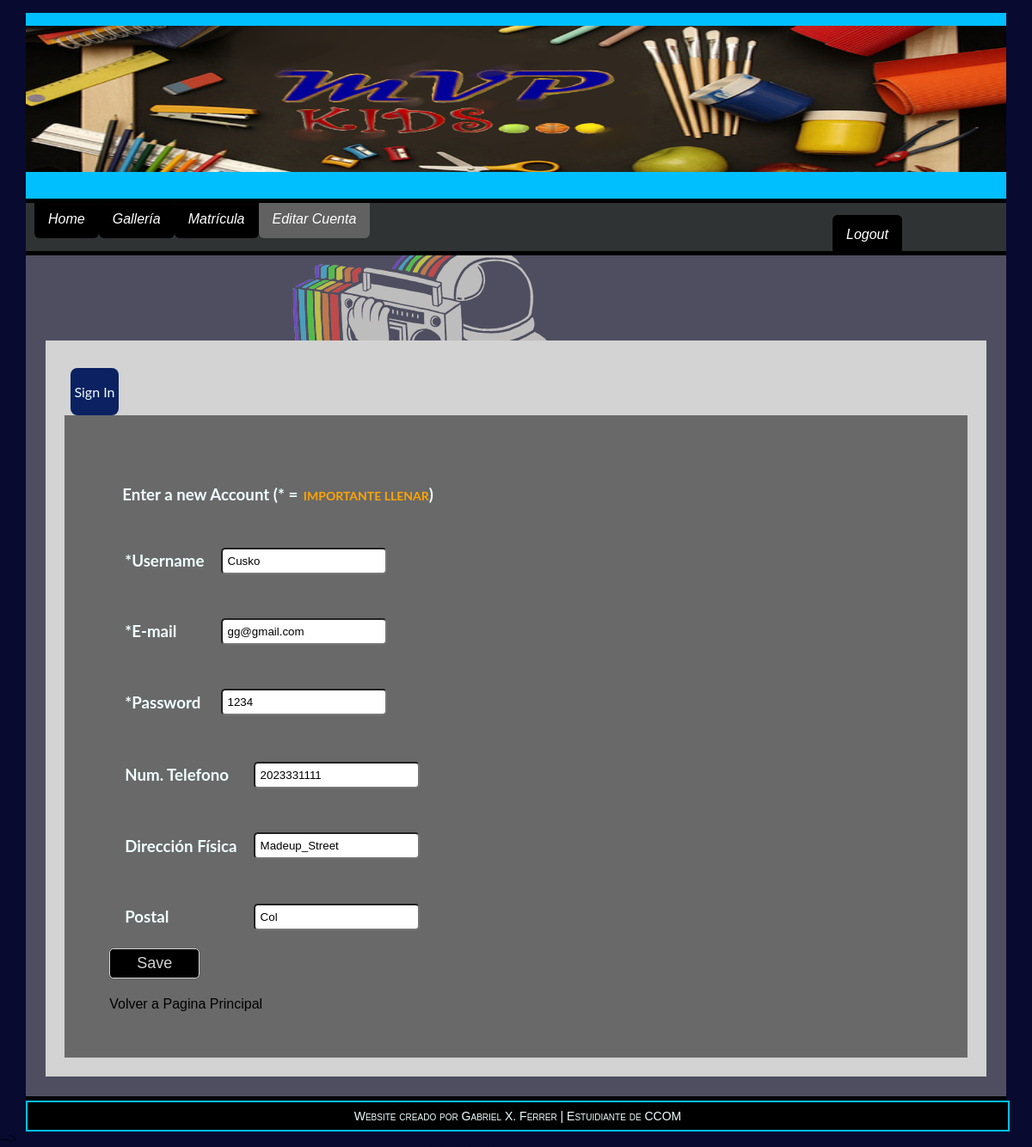
/admin/editar_cuenta.php?id=7 (signed in), run on the app's committed database.
### tables this page shows
CREATE TABLE `user` (
  `usuario_ID` int(3) NOT NULL AUTO_INCREMENT,
  `username` varchar(40) NOT NULL,
  `email` varchar(50) NOT NULL,
  `pass` varchar(30) NOT NULL,
  `tel` varchar(11) DEFAULT NULL,
  `dir_fisica` varchar(150) DEFAULT NULL,
  `postal` varchar(150) DEFAULT NULL,
  PRIMARY KEY (`usuario_ID`)
);

### public/admin/editar_cuenta.php (the view, shortened to what this page needs)
<?php include("functions/functions_MVP.php");
    $u_id = $_SESSION['u'];
      ?>
<!DOCTYPE html>
<html>
    <head>
        <link href="css/style2.css" rel="stylesheet">
    </head>
<body>
    <div id="container">
        <div id="header"><img src="img/MVP_banner.png" style="width:100%; height:170px"></div>
    <div id="navbar">
        <ul>
        <li ><a href="index.php">Home</a></li>
            <li><a href="gallery.php">Gallería</a></li>
            <li><a href="matricula.php">Matrícula</a></li>
            <li><?php if(isset($_SESSION['admin'])){
                    echo "<a href='admin_index.php'>Dashboard</a>";
            }
            if(isset($_SESSION['u'])){
              echo "<a class='active' href='editar_cuenta.php'>Editar Cuenta</a>";
            }
            ?>
            </li>
            <li style="padding-left:58em;">
            <?php
			if(isset($_SESSION['u'])){
                echo "<a href='logout.php?p=index.php'>Logout</a>";
		    }
			?></li>
        </ul>
        </div>
    <div id="main_body">
        <div id="main">
        <h3 style="font-family: 'Saira Semi Condensed', sans-serif;"></h3>
        <h3 style="font-family: 'Saira Semi Condensed', sans-serif;"></h3>
            <div id="mat_container">
                <div id="mat_nav">
                <p>Sign In</p>
                </div>
                <div id="main_mat">
    <?php
    if(isset($_GET['id']) && is_numeric($_GET['id'])){
        $query = "SELECT * FROM user WHERE usuario_ID=$u_id";
        if ($r = mysqli_query($con, $query))
        {
            $row = mysqli_fetch_array($r);
            print '<div><h3>Enter a new Account  (* = <a style="padding-left:2px; font-size:14px;color:orange">IMPORTANTE LLENAR</a>) </h3>
            <form  action="editar_cuenta.php" method="POST">
            <table>
            <tr><td><h3>*Username </h3></td><td><h3><input style="padding:6px" type="text" name="username"
            value="'.$row['username'].'"></h3></td></tr>
            <tr><td><h3>*E-mail </td><td><h3><input style="padding:6px" type="text" name="email"
            value="'.$row['email'].'">
            </h3></td></tr>
            <tr><td><h3>*Password </td><td><h3><input style="padding:6px" type="text" id="pass" name="pass"
            value="'.$row['pass'].'"></h3></td></tr>
            </table>
            <table>
            <tr><td><h3>Num. Telefono </td><td><h3><input style="padding:6px" type="text" name="tel"
            value="'.$row['tel'].'" ></h3></td></tr>
            <tr><td><h3>Dirección Física </td><td><h3><input style="padding:6px" type="text" name="dir_fis"
            value="'.$row['dir_fisica'].'" ></h3></td></tr>
            <tr><td><h3>Postal </td><td><h3><input style="padding:6px" type="text" name="postal"
            value="'.$row['postal'].'" ></h3></td></tr>
            </table>
            <td><input class="button_sub" type="submit" name="editar" id="editar" value="Save" /></td>
		    <input type="hidden" name="us_id" value="'.$_GET['id'].'" />
            </form>
        </div>';
        }
        else{
            print '<p style="color:red;">No se puede mostrar la información
            del usuario ya que ocurrió el error:<br />' . mysqli_error($con) . '</p>';
        }
    }
    ?>
    <br>
    <a class="aD" href="index.php"> Volver a Pagina Principal </a>&nbsp;&nbsp;&nbsp;
            </div>
        </div>
        </div>
        </div>
    <div id="footer">
        Website creado por Gabriel X. Ferrer | Estuidiante de CCOM
        </div>
    </div>
</body>
</html>

### public/admin/editar_cuenta.php (style rules this page uses)
body { background-image: url(img/cool_w1.gif); max-width: 100%; max-height: 100%; background-repeat: repeat; }
#navbar { background-color:azure; width: 100%; clear: both; }
#header { width: 100%; padding-bottom: 15px; padding-top: 15px; clear: both; position: relative; text-shadow: coral 0 0 10px; background-color: deepskyblue; color: darkblue; text-align: center; border-bottom: 5px solid black; font-size: 4em; font-variant: small-caps; font-family: 'Lacquer', sans-serif; }
#container { width: 95%; padding-top: 15px; margin: auto; position: relative; }
#main_body { display: flex; color: azure; font-family: 'Lato', sans-serif; }
#main { float:left; width: 100%; text-align: left; padding: 2%; background-color: rgba(137, 136, 136, 0.55); border-top: 5px solid black; border-bottom: 5px solid black; }
#mat_container { width: 96%; padding: 2%; background-color:lightgray; position: relative; }
#mat_nav { width: 5%; padding: 2px; margin-top: 10px; margin-left: 7px; text-align: center; align-content: center; position: relative; background-color: #0B2161; border-radius: 8px; }
#main_mat { width: 90%; padding: 5%; position: relative; background-color: dimgray; }
#footer { width: 100%; padding-bottom: 8px; padding-top: 8px; position: relative; background-color: black; border: 2px solid deepskyblue; color: azure; text-align: center; font-size: 14px; font-variant: small-caps; font-family: 'Saira Semi Condensed', sans-serif; }
.active { background-color: rgba(137, 136, 136, 0.55); }
h3 { padding-left: 15px; padding-top: 10px; }
li { float: left; }
input { border-radius: 5px; }
li a { background-color: black; color: white; border-radius: 6px; position: relative; padding: 14px 16px; text-decoration-line: none; }
ul { list-style-type: none; margin: 0; padding: 10px; overflow: hidden; background-color: rgba(0,0,0,0.8); font-family: 'Saira Semi Condensed', sans-serif; font-style: italic; }
body { margin: 0; }
.aD { color: black; text-decoration: none; font-family: 'Saira Semi Condensed', sans-serif; }
.button_sub { width: 105px; height: 35px; font-size: 18px; background-color: #000; color: lightgray; border: 1px solid lightgray; border-radius: 5px; }

### data on the page
user: username "Cusko", email "gg@gmail.com", pass "1234", tel "2023331111", dir_fis "Madeup_Street", postal "Col"
